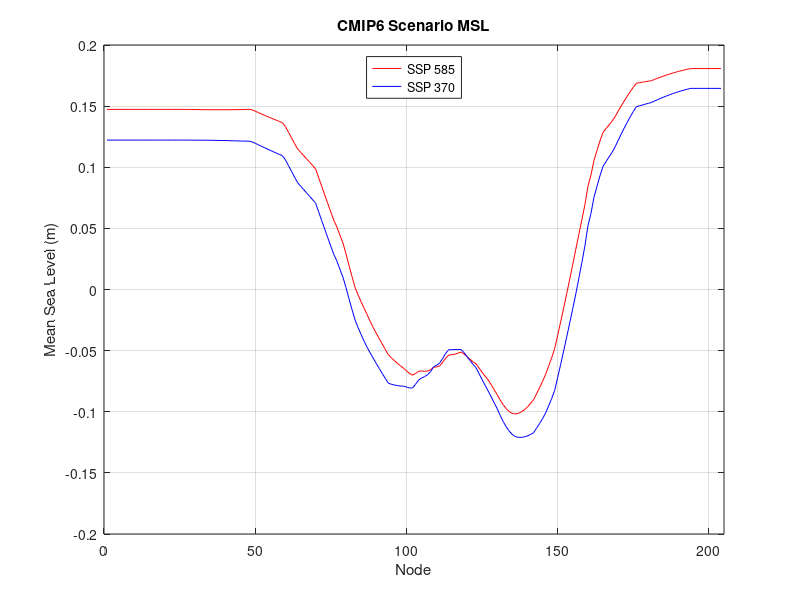

MATLAB code for this plot:
% Plot ocean boundary 
clear all
load Obc_SLR_2098-2019_ssp370.txt
load Obc_SLR_2098-2019_SSP585.txt

obc_ssp370_ann=mean(Obc_SLR_2098_2019_ssp370,2);
obc_ssp585_ann=mean(Obc_SLR_2098_2019_SSP585,2);

close all
figure
plot(obc_ssp585_ann,'r')
hold on
plot(obc_ssp370_ann,'b')
title('CMIP6 Scenario MSL')
legend({'SSP 585', 'SSP 370'}, 'Location', 'north')
xlabel('Node')
xlim([0 205])
ylabel('Mean Sea Level (m)')
grid on
hold off

saveas(gcf, 'CMIP6_MSL_nodes.png')
